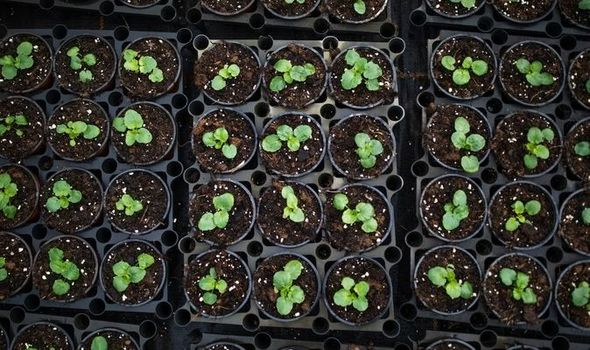
#> input picture data/crop1.jpeg, 590 x 350 px
$ python counting.py --image ../data/crop1.jpeg
#> lines starting #> are read from the running program, lines starting #| are printed output that depends on the picture; after the words box and inside, x2 and y2 are one past the last pixel; in counts of white or black regions, pixels touching at a corner belong together
import cv2
import argparse
import numpy as np

# construct the argument parser and parse the arguments
ap = argparse.ArgumentParser()
ap.add_argument("-i", "--image", type=str, default="shape.png",
    help="path to input image")
args = vars(ap.parse_args())

# Read image and display it
image = cv2.imread(args["image"])
#> image is the input picture: shape (350, 590, 3); mean B, G, R 45, 53, 51.2
image = cv2.resize(image, (750, 500))
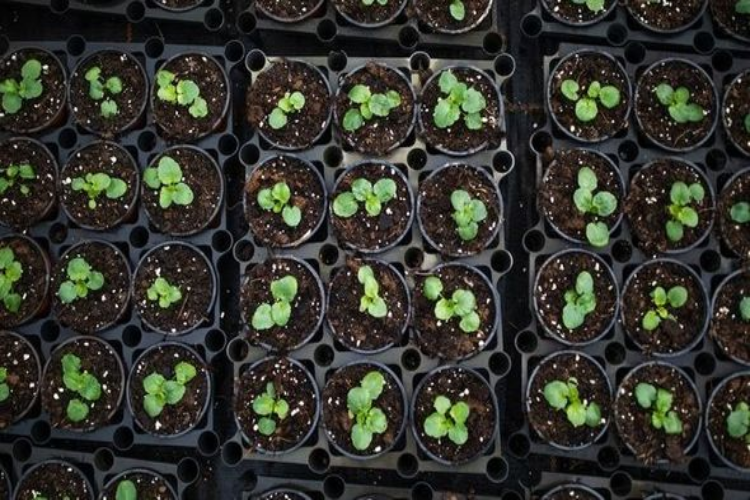
#> image: shape (500, 750, 3); mean B, G, R 44.9, 52.9, 51.1
cv2.imshow("resized", image)
cv2.waitKey(1000)

# convert to HSV
hsv = cv2.cvtColor(image, cv2.COLOR_BGR2HSV)
#> hsv: shape (500, 750, 3); mean H, S, V 63.2, 75.1, 57.8
cv2.imshow("hsv image", hsv)
cv2.waitKey(1000)

# Converting it to hue saturation value image
range1=(26,0,0)
range2=(86,255,255)
mask1=cv2.inRange(hsv,range1,range2)
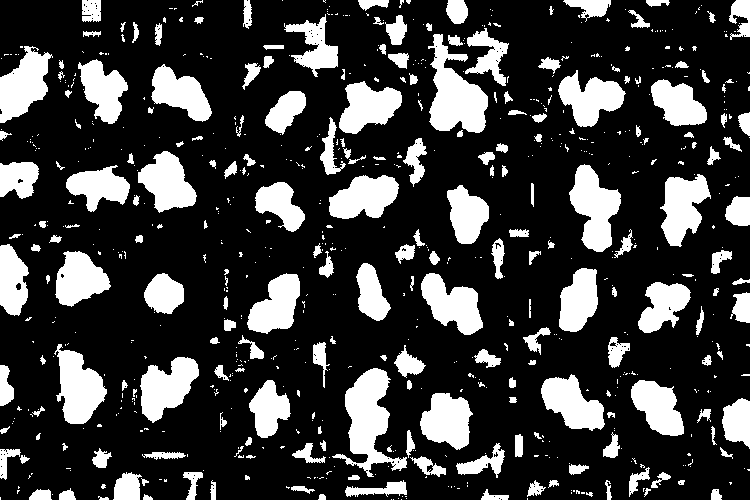
#> mask1: shape (500, 750); 23.4% white; 717 white regions (503 under 20 px), largest, box (x1, y1, x2, y2) and area: (332, 368, 407, 477) 3355, (428, 34, 488, 133) 3294, (569, 164, 621, 252) 2619
cv2.imshow("hsv image", mask1)
cv2.waitKey(1000)

kernel1_size = (7, 7)
kernel = cv2.getStructuringElement(cv2.MORPH_ELLIPSE, kernel1_size)
opened_mask = cv2.morphologyEx(mask1, cv2.MORPH_OPEN, kernel)
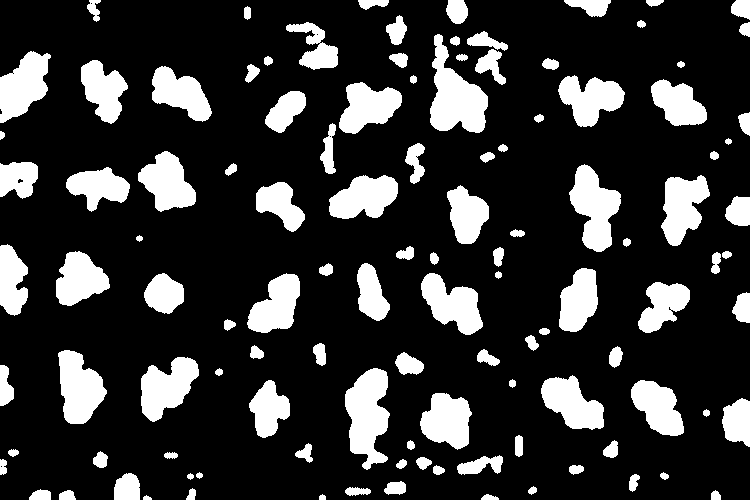
#> opened_mask: shape (500, 750); 20.2% white; 115 white regions, largest, box (x1, y1, x2, y2) and area: (430, 34, 488, 133) 3119, (345, 368, 390, 470) 2998, (569, 164, 621, 252) 2606
closed_mask = cv2.morphologyEx(opened_mask, cv2.MORPH_CLOSE, kernel)
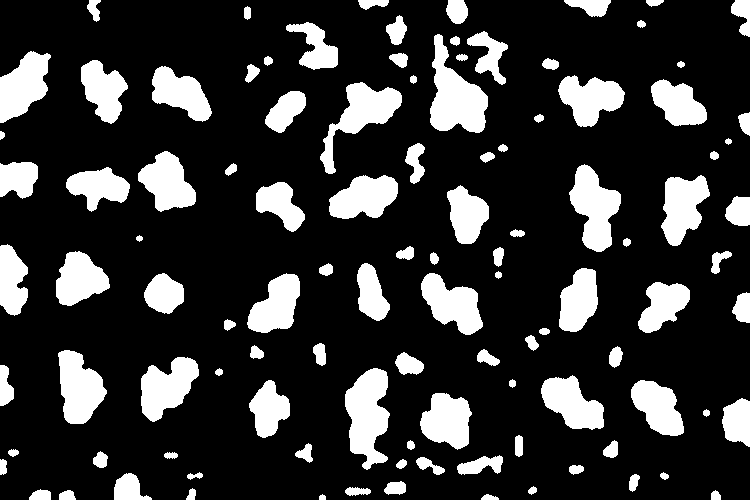
#> closed_mask: shape (500, 750); 20.4% white; 108 white regions
cv2.imshow("closed image", closed_mask)
cv2.waitKey(1000)


contours,h = cv2.findContours(closed_mask, cv2.RETR_EXTERNAL , cv2.CHAIN_APPROX_SIMPLE)
#> contours = 108 contours; largest, box (x1, y1, x2, y2) and area: (430, 34, 488, 133) 3019, (345, 368, 390, 470) 2880, (569, 164, 621, 252) 2510, (320, 82, 402, 174) 2420, (58, 350, 107, 424) 2314; h = 108 rows, first 6: [1, -1, -1, -1], [2, 0, -1, -1], [3, 1, -1, -1], [4, 2, -1, -1], [5, 3, -1, -1], [6, 4, -1, -1]
crop_count = 0
for contour in contours:
    # Calculate the area of the contour
    area = cv2.contourArea(contour)

    # Filter contours based on area
    if area > 150:
        # Get the center coordinates and radius of the enclosing circle
        (x, y), radius = cv2.minEnclosingCircle(contour)
        center = (int(x), int(y))
        radius = int(radius)

        # Draw a circle around the crop
        cv2.circle(image, center, radius, (0, 255, 0), 2)

        # Increment the crop count
        crop_count += 1
#> this loop made 108 passes
#> (area, x, y, radius, center) on passes 5, 9, 11, 17, 18, 20, 22, 23, 27, 28, 29, 30: (163, 39.5, 495.5, 11, (39, 495)), (208.5, 394.5, 487.5, 11, (394, 487)), (595.5, 132.5, 491.3, 20, (132, 491)), (203, 430, 465.5, 15, (430, 465)), (495, 479.5, 463.2, 23, (479, 463)), (158.5, 100.3, 459.2, 8, (100, 459)), (165, 305, 452.8, 10, (304, 452)), (165.5, 610.2, 448.2, 9, (610, 448)), (994, 742.8, 422.4, 24, (742, 422)), (2014, 449.3, 419.6, 30, (449, 419)), (1836.5, 658.5, 408, 34, (658, 408)), (1402.5, 266.5, 408.5, 28, (266, 408))
#> (area, x, y, radius) on passes 35, 36, 47, 56, 77, 97: (364, 2, 385, 20), (2234.5, 172, 390, 37), (1569.5, 664, 309, 31), (199.5, 721, 262, 13), (429, 416, 163, 20), (3019, 458, 83, 53)
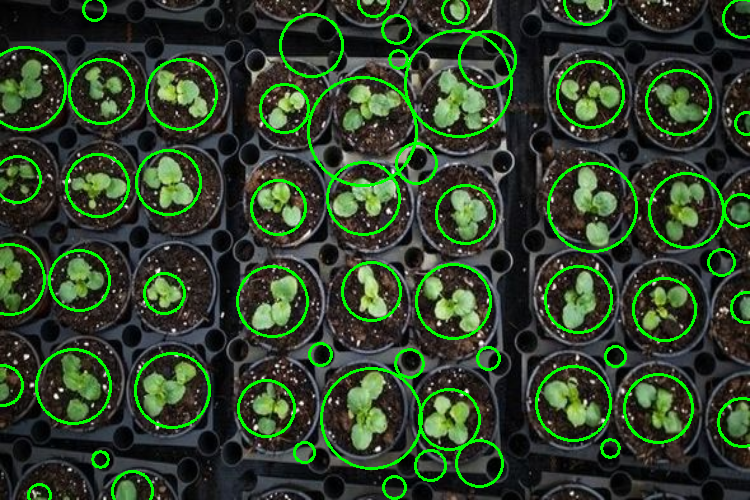
#> image: shape (500, 750, 3); 6.95% of pixels changed, all inside (x1, y1, x2, y2) = (0, 0, 750, 500)
#> after the loop, crop_count = 59

# Display the image with crop count
cv2.putText(image, f"Crops Detected: {crop_count}", (20, 40), cv2.FONT_HERSHEY_SIMPLEX, 1, (0, 255, 0), 2)
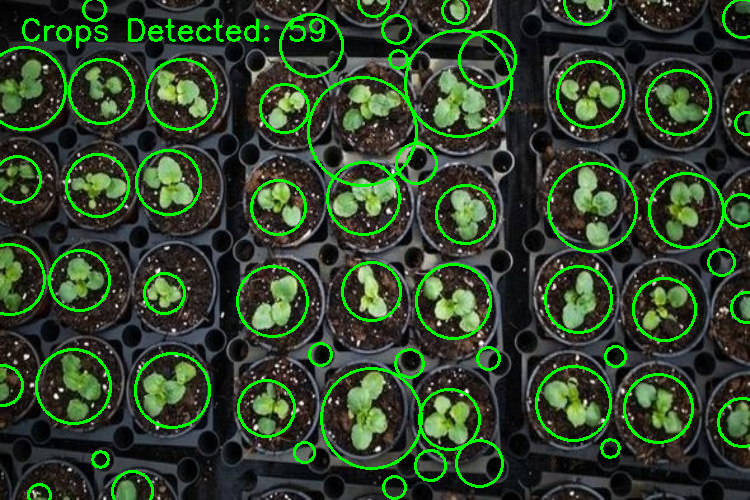
#> image: shape (500, 750, 3); 0.56% of pixels changed, all inside (x1, y1, x2, y2) = (22, 18, 325, 49)
cv2.imshow('Detected Crops', image)
cv2.waitKey(0)
cv2.destroyAllWindows()

# Print the total crop count
print(f"Total Crops: {crop_count}")
#| Total Crops: 59
